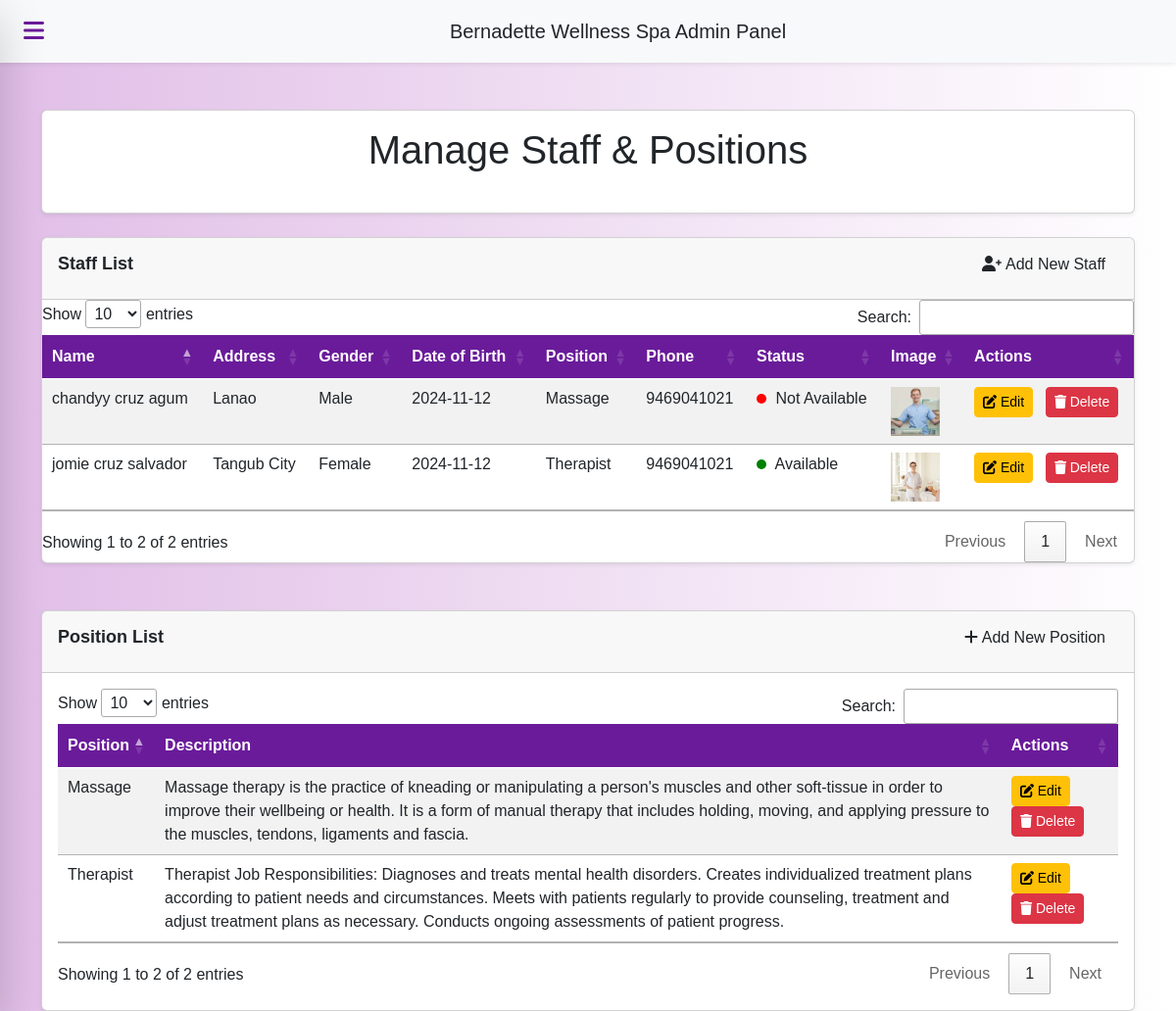
/staff/manage_staff.php, run on the app's committed database.
### tables this page shows
CREATE TABLE `tbl_staff` (
  `staff_id` int(11) NOT NULL,
  `firstname` varchar(100) NOT NULL,
  `middlename` varchar(100) DEFAULT NULL,
  `lastname` varchar(100) NOT NULL,
  `phone` varchar(15) NOT NULL,
  `address` text NOT NULL,
  `dob` date NOT NULL,
  `gender` enum('Male','Female') NOT NULL,
  `position_id` int(11) DEFAULT NULL,
  `image_path` varchar(255) DEFAULT NULL,
  `status` enum('Available','Not Available') NOT NULL DEFAULT 'Available'
);

CREATE TABLE `tbl_positions` (
  `position_id` int(11) NOT NULL,
  `position_name` varchar(100) NOT NULL,
  `description` text DEFAULT NULL
);

### staff/manage_staff.php (the view, shortened to what this page needs)
<?php
include "../../bws_ui/includes/header.php";
include "../../bws_ui/db_connection/db_connection.php"
?>
<!DOCTYPE html>
<html lang="en">
<head>
    <link href="https://cdn.jsdelivr.net/npm/bootstrap@5.3.0/dist/css/bootstrap.min.css" rel="stylesheet">
    <link href="https://cdn.datatables.net/1.11.5/css/dataTables.bootstrap5.min.css" rel="stylesheet">
    <link href="../../bws_ui/staff/staff_styles/staff_style.css" rel="stylesheet">
    <link rel="stylesheet" href="https://cdn.datatables.net/1.13.6/css/jquery.dataTables.min.css">
</head>
<body>
    <header class="navbar bg-light shadow-sm">
        <div class="container d-flex align-items-center">
            <button class="sidebar-toggle btn btn-outline-danger me-3" onclick="toggleSidebar()" aria-label="Toggle Sidebar">
                <i class="fas fa-bars"></i>
            </button>
            <a href="../../bws_ui/dashboard.php" class="navbar-brand mx-auto text-dark">Bernadette Wellness Spa Admin Panel</a>
        </div>
    </header>
        <?php
            $staffQuery = "SELECT s.staff_id, s.firstname, s.middlename, s.lastname, s.phone, s.address, s.dob, s.gender, s.position_id, p.position_name, s.image_path, s.status
            FROM tbl_staff s
            JOIN tbl_positions p ON s.position_id = p.position_id";
            $staffResult = $conn->query($staffQuery);
        ?>
        <div class="container mt-5">
            <div class="card mb-4 shadow-sm">
                <div class="card-body">
                    <h1 class="mb-4 text-center">Manage Staff & Positions</h1>
                </div>
            </div>
            <div class="card mb-4 shadow-sm">
                <div class="card-header">
                    <h4 class="card-title d-flex justify-content-between align-items-center">
                        Staff List
                        <button type="button" class="btn btn-custom" data-bs-toggle="modal" data-bs-target="#addStaffModal">
                            <i class="fas fa-user-plus"></i> Add New Staff
                        </button>
                    </h4>
                </div>
                <div class="table-responsive">
                    <table id="staffTable" class="table table-striped table-hover">
                        <thead class="table-dark">
                            <tr>
                                <th>Name</th>
                                <th>Address</th>
                                <th>Gender</th>
                                <th>Date of Birth</th>
                                <th>Position</th>
                                <th>Phone</th>
                                <th>Status</th>
                                <th>Image</th>
                                <th>Actions</th>
                            </tr>
                        </thead>
                        <tbody>
                            <?php if ($staffResult->num_rows > 0): ?>
                                <?php while ($row = $staffResult->fetch_assoc()): ?>
                                    <tr>
                                        <td><?php echo $row['firstname'] . ' ' . ($row['middlename'] ? $row['middlename'] . ' ' : '') . $row['lastname']; ?></td>
                                        <td><?php echo $row['address']; ?></td>
                                        <td><?php echo $row['gender']; ?></td>
                                        <td><?php echo $row['dob']; ?></td>
                                        <td><?php echo $row['position_name']; ?></td>
                                        <td><?php echo $row['phone']; ?></td>
                                        <td>
                                            <span class="status-dot <?php echo ($row['status'] === 'Available') ? 'status-available' : 'status-not-available'; ?>"></span>
                                            <?php echo $row['status']; ?>
                                        </td>
                                        <td>
                                            <img src="<?php echo !empty($row['image_path']) ? '../staff_images/' . $row['image_path'] : '../staff_images'; ?>"
                                                alt="Staff Image" class="img-fluid" style="width: 50px; height: 50px; object-fit: cover;">
                                        </td>
                                        <td>
                                            <a href="javascript:void(0);" class="btn btn-warning btn-sm me-2"
                                                data-bs-toggle="modal" data-bs-target="#editStaffModal"
                                                onclick="openEditModal('<?php echo $row['staff_id']; ?>', '<?php echo addslashes($row['firstname']); ?>', '<?php echo addslashes($row['middlename']); ?>', '<?php echo addslashes($row['lastname']); ?>', '<?php echo $row['dob']; ?>', '<?php echo addslashes($row['address']); ?>', '<?php echo $row['gender']; ?>', '<?php echo $row['position_id']; ?>', '<?php echo $row['phone']; ?>')">
                                                <i class="fas fa-edit"></i> Edit
                                            </a>
                                            <a href="../staff/process/delete_staff.php?id=<?php echo $row['staff_id']; ?>" class="btn btn-danger btn-sm">
                                                <i class="fas fa-trash"></i> Delete
                                            </a>
                                        </td>
                                    </tr>
                                <?php endwhile; ?>
                            <?php else: ?>
                                <tr>
                                    <td colspan="6" class="text-center">No staff found.</td>
                                </tr>
                            <?php endif; ?>
                        </tbody>
                    </table>
                </div>
            </div>
        </div>
        <div class="container mt-5">
            <div class="card shadow-sm">
                <div class="card-header">
                    <h4 class="card-title d-flex justify-content-between align-items-center">
                        Position List
                        <a href="#" class="btn btn-custom" data-bs-toggle="modal" data-bs-target="#addPositionModal">
                            <i class="fas fa-plus"></i> Add New Position
                        </a>
                    </h4>
                </div>
                <div class="card-body">
                    <div class="table-responsive">
                        <table id="positionTable" class="table table-striped table-hover">
                            <thead class="table-dark">
                                <tr>
                                    <th>Position</th>
                                    <th>Description</th>
                                    <th>Actions</th>
                                </tr>
                            </thead>
                            <tbody>
                                <?php
                                $query = "SELECT * FROM tbl_positions";
                                $result = mysqli_query($conn, $query);
                                if (mysqli_num_rows($result) === 0) {
                                    echo "<tr><td colspan='4'>No positions found.</td></tr>";
                                } else {
                                    while ($row = mysqli_fetch_assoc($result)) {
                                        echo "<tr>
                                        <td>{$row['position_name']}</td>
                                        <td>{$row['description']}</td>
                                        <td>
                                            <a href='#' class='btn btn-warning btn-sm me-2' data-bs-toggle='modal' data-bs-target='#editPositionModal'
                                            onclick=\"setEditPosition('{$row['position_id']}', '{$row['position_name']}', '{$row['description']}')\">
                                                <i class='fas fa-edit'></i> Edit
                                            </a>
                                        <a href='../staff/process/delete_position.php?id={$row['position_id']}' class='btn btn-danger btn-sm'>
                                                <i class='fas fa-trash'></i> Delete
                                            </a>
                                        </td>
                                    </tr>";
                                    }
                                }
                                ?>
                            </tbody>
                        </table>
                    </div>
                </div>
            </div>
        </div>
    </body>
    </html>
<?php include "../../bws_ui/includes/footer.php"; ?>

### resources/service_style.css (style rules this page uses)
.card { border: 1px solid #ddd; border-radius: 10px; box-shadow: 0 4px 8px rgba(0, 0, 0, 0.1); }
.card-body { padding: 15px; }
.card-title { font-size: 18px; font-weight: bold; }

### staff/staff_styles/staff_style.css (style rules this page uses)
body { margin: 0; font-family: Arial, sans-serif; color: var(--text-color-dark); background: linear-gradient(to right, var(--secondary-color), #ffffff); overflow-x: hidden; }
.navbar { position: sticky; top: 0; z-index: 1000; background-color: #f8f9fa; box-shadow: 0 2px 4px var(--shadow); display: flex; justify-content: space-between; }
.navbar .container { display: flex; width: 100%; max-width: 1500px; }
.navbar .navbar-brand { flex-grow: 1; text-align: center; }
.sidebar-toggle { display: block; font-size: 1.5em; background: none; border: none; cursor: pointer; color: var(--primary-color); }

### includes/header.php (style rules this page uses)
:root { --primary-color: #6a1b9a; --secondary-color: #e1bee7; --text-color-dark: #333; --text-color-light: #fff; --background-color: #f8f9fa; --hover-color: #ff7f50; --shadow: rgba(0, 0, 0, 0.1); }
body { margin: 0; font-family: Arial, sans-serif; color: var(--text-color-dark); background: linear-gradient(to right, var(--secondary-color), #ffffff); overflow-x: hidden; }
.navbar { position: sticky; top: 0; z-index: 1000; background-color: #f8f9fa; box-shadow: 0 2px 4px var(--shadow); display: flex; justify-content: space-between; }
.navbar .container { display: flex; width: 100%; max-width: 1500px; }
.navbar .navbar-brand { flex-grow: 1; text-align: center; }
.sidebar-toggle { display: block; font-size: 1.5em; background: none; border: none; cursor: pointer; color: var(--primary-color); }
html { scroll-behavior: smooth; }
.card-header { background-color: #6f42c1; }

### staff/manage_staff.php (style rules this page uses)
.status-dot { height: 10px; width: 10px; border-radius: 50%; display: inline-block; margin-right: 5px; }
.status-available { background-color: green; }
.status-not-available { background-color: red; }
table thead th { background-color: #6a1b9a !important; color: #ffffff; }

### data on the page
tbl_staff: firstname "jomie", middlename "cruz", lastname "salvador", address "Tangub City", gender "Female", dob "2024-11-12", position.position_name "Therapist", phone "9469041021", status "Available", image_path (picture)
tbl_staff: firstname "chandyy", middlename "cruz", lastname "agum", address "Lanao", gender "Male", dob "2024-11-12", position.position_name "Massage", phone "9469041021", status "Not Available", image_path (picture)
tbl_positions: position_name "Therapist", description "Therapist Job Responsibilities: Diagnoses and treats mental health disorders. Creates individualized treatment plans according to patient needs and circumstances. Meets with patients regularly to provide counseling, treatment and adjust treatment plans as necessary. Conducts ongoing assessments of patient progress."
tbl_positions: position_name "Massage", description "Massage therapy is the practice of kneading or manipulating a person's muscles and other soft-tissue in order to improve their wellbeing or health. It is a form of manual therapy that includes holding, moving, and applying pressure to the muscles, tendons, ligaments and fascia."
